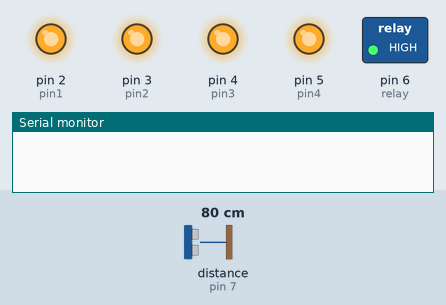
Simulated run of this sketch. Board: Arduino Uno, built with avr-gcc and run on an emulated ATmega328P. Shown: switched loads named in the sketch (green lamp = pin HIGH), output pins drawn as LEDs (lit = HIGH), the last lines printed to the serial monitor. Wiring (inferred from the names in the program): ultrasonic range finder: trigger pin 8; echo pin 7. Inputs (shaded band) come from the test bench; at power-on: distance to the obstacle (sensor on pin 7) 80 cm. The echo pulse lasts 58.3 µs per cm; pins used as bus, display or sensor lines are not drawn.

Above: at 0.1 s.
At 2.1 s:
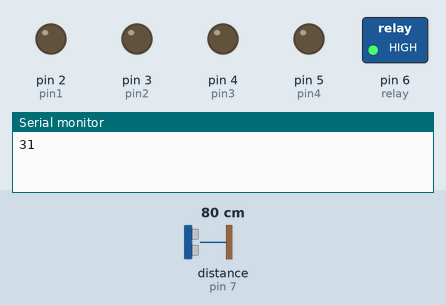
At 9.6 s:
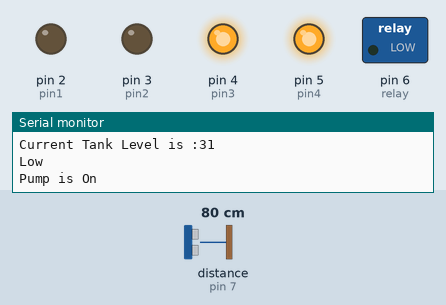
Timing chart, 0 to 11.1 s (numbered marks = the images above):
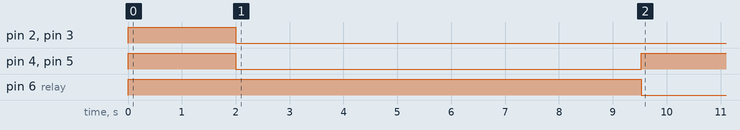

Measured:
- by itself, pin 4 (pin3), pin 5 (pin4): HIGH → LOW at 2.0 s, → HIGH 7.5 s later
- by itself, pin 6 (relay): HIGH → LOW at 9.5 s

The sketch:

WaterLevel.ino
```cpp
//Note that the numbering of arduino pins are different from microcontroller pinout


int pin1 = 2;//Highest level
int pin2 = 3;
int pin3 = 4;
int pin4 = 5;
int relay= 6;

int echo = 7; // Attach Echo of ultrasonic sensor to pin 7
int trig = 8; // Attach Trig of ultrasonic sensor to pin 8


int distances[5];


int tankSizeInch=46; //Tank Size in Inches, can be change able
int tankSizeSlot=tankSizeInch/4;

void setup() {
pinMode (pin1, OUTPUT);// Set pins to output for controlling I/O
pinMode (pin2, OUTPUT);
pinMode (pin3, OUTPUT);
pinMode (pin4, OUTPUT);
pinMode (relay, OUTPUT);

digitalWrite(relay,HIGH);
Serial.begin(9600); // send and receive at 9600 baud

//delay(20000);

blinkLed();

}

void loop()
{


  initilizeDistances();
  int currentLevel;
  currentLevel=getPopularElement(distances);
  Serial.print("Current Tank Level is :");
  Serial.println(currentLevel);
  levelIndication(currentLevel);
  delay(1000);

}


void levelIndication(int in)
{


if (in >=1 && in <= tankSizeSlot)//   Tank is full
{

Serial.println("Full");

digitalWrite(pin2, HIGH);
digitalWrite(pin3, HIGH);
digitalWrite(pin4, HIGH);
digitalWrite(pin1, HIGH);
delay(1000);
 if(in<6)
 {
  pumpOFF(); // this will off the pump when tank is full
 }
}

else if (in >=tankSizeSlot&& in<=tankSizeSlot*2) //Tank is Almost Full
{

Serial.println("Medium");

digitalWrite(pin1, LOW);
digitalWrite(pin3, HIGH);
digitalWrite(pin4, HIGH);
digitalWrite(pin2, HIGH);
int check=(tankSizeSlot)+(tankSizeSlot*2);;
if(in>check/2)
pumpON();
delay(1000);

}
else if (in >=tankSizeSlot*2&&in<=tankSizeSlot*3) {

Serial.println("Low");
digitalWrite(pin1, LOW);
digitalWrite(pin2, LOW);
digitalWrite(pin4, HIGH);
digitalWrite(pin3, HIGH);
pumpON();

delay(1000);

}
//else if (in >=tankSizeSlot*3&&in<=tankSizeSlot*4) // empty
else if (in >=tankSizeSlot*3) // empty

{

Serial.println("Empty");
digitalWrite(pin1, LOW);
digitalWrite(pin2, LOW);
digitalWrite(pin3, LOW);
digitalWrite(pin4,HIGH );
pumpON();

delay(1000);
}
  }


void initilizeDistances()
{
  long duration, in;       //'in' is inches
  for(int i=0;i<5;i++)
{

  // The PING is triggered by a HIGH pulse of 2 or more microseconds.
// Give a short LOW pulse beforehand to ensure a clean HIGH pulse:
pinMode(trig, OUTPUT);
digitalWrite(trig, LOW);
delayMicroseconds(2);
digitalWrite(trig, HIGH);
delayMicroseconds(50);
digitalWrite(trig, LOW);

// The same pin is used to read the signal from the PING: a HIGH
// pulse whose duration is the time (in microseconds) from the sending
// of the ping to the reception of its echo off of an object.
  pinMode(echo, INPUT);
  duration = pulseIn(echo, HIGH);

  // Convert the time into a distance
  in = microsecondsToInches(duration);
  Serial.println(in);

  distances[i]=in;
  delay(1500);

  }
  }


 int getPopularElement(int a[])
{
  int count = 1;
  int tempCount;
  int popular = a[0];
  int temp = 0;
  for (int i = 0; i < 5; i++)
  {
    temp = a[i];
    tempCount = 0;
    for (int j = 1; j < 5; j++)
    {
      if (temp == a[j])
        tempCount++;
    }
    if (tempCount > count)
    {
      popular = temp;
      count = tempCount;
    }
  }


  return popular;
}


long microsecondsToInches(long microseconds)
{
// According to Parallax's datasheet for the PING, there are
// 73.746 microseconds per inch (i.e. sound travels at 1130 feet per
// second). This gives the distance travelled by the ping, outbound
// and return, so we divide by 2 to get the distance of the obstacle.
// See: http://www.parallax.com/dl/docs/prod/acc/28015-PI...
return microseconds / 74 / 2;
}

void pumpON()
{

    digitalWrite(relay,LOW);
    Serial.println("Pump is On");
    //delay(240000);// 60*1000= 1 minute; this delay is for 4 minutes

    //delay(60000);// waits for one minute


  }

  void pumpOFF()
  {
    digitalWrite(relay,HIGH);
      Serial.println("Pump is Off");


    }

    void blinkLed()
  {


    digitalWrite(pin1,HIGH);
    digitalWrite(pin2,HIGH);
    digitalWrite(pin3,HIGH);
    digitalWrite(pin4,HIGH);
    delay(2000);
    digitalWrite(pin1,LOW);
    digitalWrite(pin2,LOW);
    digitalWrite(pin3,LOW);
    digitalWrite(pin4,LOW);


  }
```
